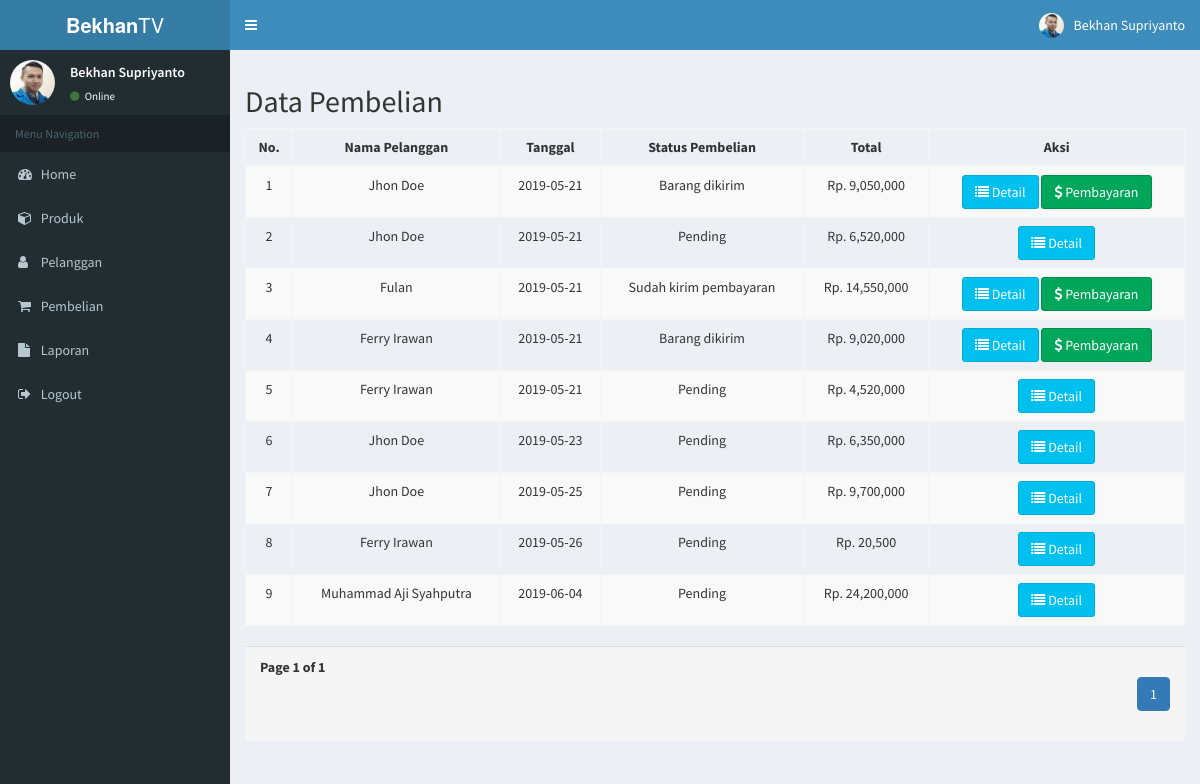
Page /admin/index.php?halaman=pembelian (signed in) on the committed database.
### tables this page shows
CREATE TABLE `pembelian` (
  `id_pembelian` int(11) NOT NULL,
  `id_pelanggan` int(11) NOT NULL,
  `id_ongkir` int(5) NOT NULL,
  `tanggal_pembelian` date NOT NULL,
  `total_pembelian` int(11) NOT NULL,
  `nama_kota` varchar(100) NOT NULL,
  `tarif` int(11) NOT NULL,
  `alamat_pengiriman` text NOT NULL,
  `status_pembelian` varchar(100) NOT NULL DEFAULT 'Pending',
  `resi_pengiriman` varchar(50) NOT NULL
);

CREATE TABLE `pelanggan` (
  `id_pelanggan` int(11) NOT NULL,
  `email_pelanggan` varchar(100) NOT NULL,
  `password_pelanggan` varchar(50) NOT NULL,
  `nama_pelanggan` varchar(100) NOT NULL,
  `telepon_pelanggan` varchar(20) NOT NULL,
  `alamat_pelanggan` text NOT NULL
);

### admin/pembelian.php (the view, shortened to what this page needs)
<?php
	$result = mysqli_query($koneksi, "SELECT * FROM pembelian JOIN pelanggan ON pembelian.id_pelanggan = pelanggan.id_pelanggan");
	$rows = [];
	while( $row = mysqli_fetch_assoc($result) ) {
		$rows[] = $row;
	}
	$jmlData = count($rows);
	$jmlHalaman = ceil($jmlData / 10);
	$halamanAktif2 = ( isset($_GET['halamanaktif2']) ) ? $_GET['halamanaktif2'] : 1;
	$halamanAwal = ( 10 * $halamanAktif2) - 10;
?>
<h2>Data Pembelian</h2>
<div class="table-responsive">
	<table class="table table-bordered table-striped text-center">
		<thead>
			<tr>
				<th>No.</th>
				<th>Nama Pelanggan</th>
				<th>Tanggal</th>
				<th>Status Pembelian</th>
				<th>Total</th>
				<th>Aksi</th>
			</tr>
		</thead>
		<tbody>
			<?php
				$no = 1;
				$ambil = $koneksi->query("SELECT * FROM pembelian JOIN pelanggan ON pembelian.id_pelanggan = pelanggan.id_pelanggan LIMIT $halamanAwal, 10");
				while($pecah = $ambil->fetch_assoc()) {
			?>
			<tr>
				<td><?=$no; ?></td>
				<td><?=$pecah['nama_pelanggan']; ?></td>
				<td><?=$pecah['tanggal_pembelian']; ?></td>
				<td><?=$pecah['status_pembelian']; ?></td>
				<td>Rp. <?=number_format($pecah['total_pembelian']); ?></td>
				<td>
					<a href="index.php?halaman=detail&id=<?=$pecah['id_pembelian']; ?>" class="btn btn-info"><i class="fa fa-list"></i> Detail</a>
					<?php if($pecah['status_pembelian'] != 'Pending') : ?>
					<a href="index.php?halaman=pembayaran&id=<?=$pecah['id_pembelian']; ?>" class="btn btn-success"><i class="fa fa-dollar"></i> Pembayaran</a>
					<?php endif; ?>
				</td>
			</tr>
			<?php $no++; ?>
			<?php } ?>
		</tbody>
	</table>
</div>
<div class="panel-footer">
	<div class="row">
		<div class="col col-xs-4">
			<strong>Page <?php echo $halamanAktif2; ?> of <?php echo $jmlHalaman; ?></strong>
		</div>
		<div class="col col-xs-8">
			<ul class="pagination hidden-xs pull-right">
				<?php for($i = 1; $i <= $jmlHalaman; $i++) : ?>
				<?php if($i == $halamanAktif2) : ?>
					<li class="active"><a href="?halamanaktif2=<?=$i; ?>"><?=$i; ?></a></li>
				<?php else : ?>
					<li><a href="?halamanaktif2=<?=$i; ?>"><?=$i; ?></a></li>
				<?php endif; ?>
				<?php endfor; ?>
			</ul>
		</div>
	</div>
</div>

### admin/header.php (shortened to what this page needs)
<!DOCTYPE html>
<html>
<head>
  <link rel="stylesheet" href="assets/bower_components/bootstrap/dist/css/bootstrap.min.css">
  <link rel="stylesheet" href="assets/bower_components/font-awesome-4.7.0/css/font-awesome.min.css">
  <link rel="stylesheet" href="assets/bower_components/Ionicons/css/ionicons.min.css">
  <link rel="stylesheet" href="assets/dist/css/AdminLTE.min.css">
  <link rel="stylesheet" href="assets/dist/css/skins/skin-blue.min.css">
</head>
<body class="hold-transition skin-blue sidebar-mini">
<div class="wrapper">
  <header class="main-header">
    <a href="index.php" class="logo">
      <span class="logo-lg"><b>Bekhan</b>TV</span>
    </a>
    <nav class="navbar navbar-static-top" role="navigation">
      <a href="#" class="sidebar-toggle" data-toggle="push-menu" role="button">
      </a>
      <div class="navbar-custom-menu">
        <ul class="nav navbar-nav">
          <li class="dropdown user user-menu">
            <a href="#" class="dropdown-toggle" data-toggle="dropdown">
              <img src="assets/dist/img/bekhan.jpg" class="user-image" alt="User Image">
              <span class="hidden-xs">Bekhan Supriyanto</span>
            </a>
          </li>
        </ul>
      </div>
    </nav>
  </header>
  <aside class="main-sidebar">
    <section class="sidebar">
      <div class="user-panel">
        <div class="pull-left image">
          <img src="assets/dist/img/bekhan.jpg" class="img-circle" alt="User Image">
        </div>
        <div class="pull-left info">
          <p>Bekhan Supriyanto</p>
          <a><i class="fa fa-circle text-success"></i> Online</a>
        </div>
      </div>
      <ul class="sidebar-menu" data-widget="tree">
        <li class="header">Menu Navigation</li>
        <li><a href="index.php?halaman=home"><i class="fa fa-dashboard"></i> <span>Home</span></a></li>
        <li><a href="index.php?halaman=produk"><i class="fa fa-cube"></i> <span>Produk</span></a></li>
        <li><a href="index.php?halaman=pelanggan"><i class="fa fa-user"></i> <span>Pelanggan</span></a></li>
        <li><a href="index.php?halaman=pembelian"><i class="fa fa-shopping-cart"></i> <span>Pembelian</span></a></li>
        <li><a href="index.php?halaman=laporan_pembelian"><i class="fa fa-file"></i> <span>Laporan</span></a></li>
        <li><a href="index.php?halaman=logout"><i class="fa fa-sign-out"></i> <span>Logout</span></a></li>
      </ul>
    </section>
  </aside>

### admin/index.php
<?php include 'header.php'; ?>
  <div class="content-wrapper">
    <section class="content container-fluid">
      <?php
        if(isset($_GET['halaman'])) {
          if($_GET['halaman'] == 'produk') {
            include 'produk.php';
          }
          elseif($_GET['halaman'] == 'pelanggan') {
            include 'pelanggan.php';
          }
          elseif($_GET['halaman'] == 'pembelian') {
            include 'pembelian.php';
          }
          elseif($_GET['halaman'] == 'detail') {
            include 'detail.php';
          }
          elseif($_GET['halaman'] == 'tambah_produk') {
            include 'tambah_produk.php';
          }
          elseif($_GET['halaman'] == 'hapus_produk') {
            include 'hapus_produk.php';
          }
          elseif($_GET['halaman'] == 'ubah_produk') {
            include 'ubah_produk.php';
          }
          elseif($_GET['halaman'] == 'logout') {
            include 'logout.php';
          }
          elseif($_GET['halaman'] == 'pembayaran') {
            include 'pembayaran.php';
          }
          elseif($_GET['halaman'] == 'laporan_pembelian') {
            include 'laporan_pembelian.php';
          }
          elseif($_GET['halaman'] == 'hapus_pelanggan') {
            include 'hapus_pelanggan.php';
          }
          elseif($_GET['halaman'] == 'home') {
            include 'home.php';
          }
        }
        elseif(isset($_GET['halamanaktif'])) {
          include 'produk.php';
        }
        elseif(isset($_GET['halamanaktif2'])) {
          include 'pembelian.php';
        }
        elseif(isset($_GET['halamanaktif3'])) {
          include 'pelanggan.php';
        }
        else{
          include 'home.php';
        }
      ?>
    </section>
  </div>
<?php include 'footer.php'; ?>

### admin/footer.php (shortened to what this page needs)
</div>
</body>
</html>

### rows in the picture
pembelian: id_pelanggan.nama_pelanggan "Jhon Doe", tanggal_pembelian "2019-05-21", status_pembelian "Barang dikirim", total_pembelian "9,050,000"
pembelian: id_pelanggan.nama_pelanggan "Jhon Doe", tanggal_pembelian "2019-05-21", status_pembelian "Pending", total_pembelian "6,520,000"
pembelian: id_pelanggan.nama_pelanggan "Fulan", tanggal_pembelian "2019-05-21", status_pembelian "Sudah kirim pembayaran", total_pembelian "14,550,000"
pembelian: id_pelanggan.nama_pelanggan "Ferry Irawan", tanggal_pembelian "2019-05-21", status_pembelian "Barang dikirim", total_pembelian "9,020,000"
pembelian: id_pelanggan.nama_pelanggan "Ferry Irawan", tanggal_pembelian "2019-05-21", status_pembelian "Pending", total_pembelian "4,520,000"
pembelian: id_pelanggan.nama_pelanggan "Jhon Doe", tanggal_pembelian "2019-05-23", status_pembelian "Pending", total_pembelian "6,350,000"
pembelian: id_pelanggan.nama_pelanggan "Jhon Doe", tanggal_pembelian "2019-05-25", status_pembelian "Pending", total_pembelian "9,700,000"
pembelian: id_pelanggan.nama_pelanggan "Ferry Irawan", tanggal_pembelian "2019-05-26", status_pembelian "Pending", total_pembelian "20,500"
pembelian: id_pelanggan.nama_pelanggan "Muhammad Aji Syahputra", tanggal_pembelian "2019-06-04", status_pembelian "Pending", total_pembelian "24,200,000"

### other values in the picture
$halamanAktif2 "1"
$jmlHalaman "1"
